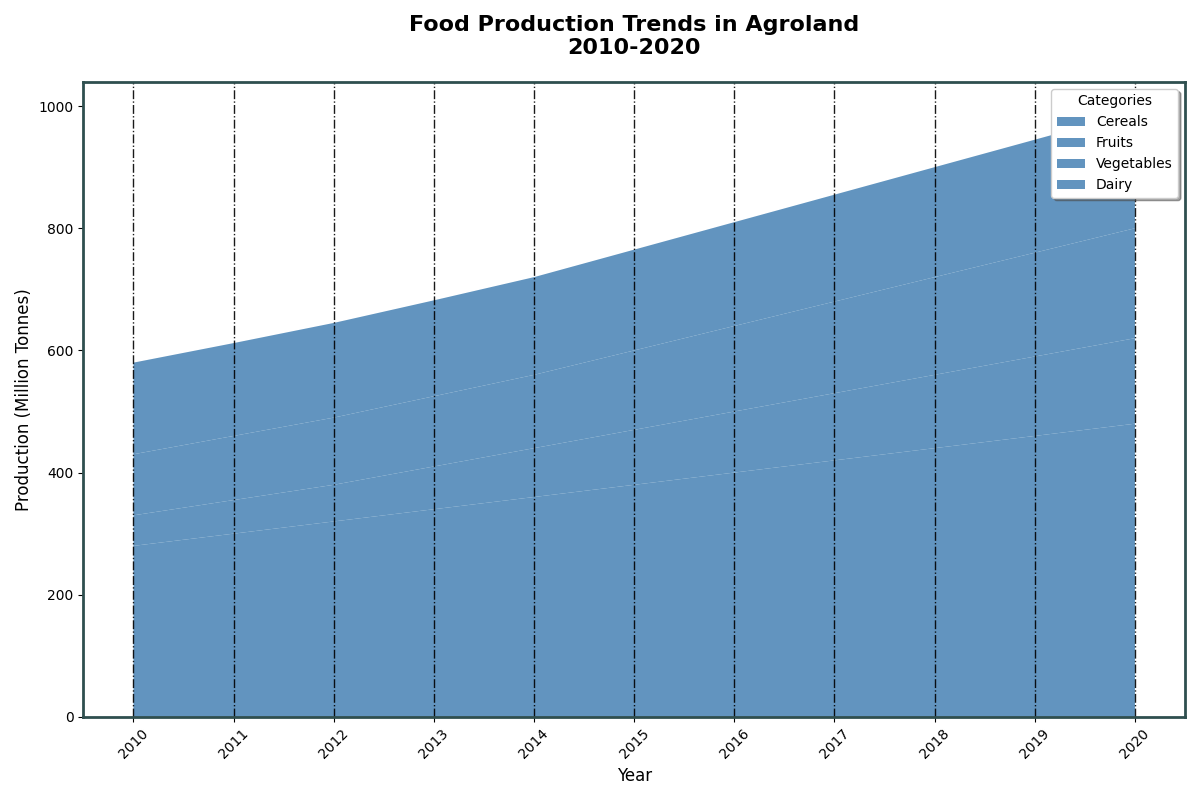

Here is the Python script that generated this plot:
import matplotlib.pyplot as plt
import numpy as np

years = np.arange(2010, 2021)
food_categories = ["Cereals", "Fruits", "Vegetables", "Dairy"]
cereals = [280, 300, 320, 340, 360, 380, 400, 420, 440, 460, 480]
fruits = [50, 55, 60, 70, 80, 90, 100, 110, 120, 130, 140]
vegetables = [100, 105, 110, 115, 120, 130, 140, 150, 160, 170, 180]
dairy = [150, 152, 155, 157, 160, 165, 170, 175, 180, 185, 190]

food_production = np.vstack([cereals, fruits, vegetables, dairy])

fig, ax = plt.subplots(figsize=(12, 8))
single_color = '#4682B4'
ax.stackplot(years, food_production, labels=food_categories, colors=[single_color]*len(food_categories), alpha=0.85)

ax.set_title('Food Production Trends in Agroland\n2010-2020', fontsize=16, fontweight='bold', pad=20)
ax.set_xlabel('Year', fontsize=12)
ax.set_ylabel('Production (Million Tonnes)', fontsize=12)

ax.set_xticks(years)
ax.set_xticklabels(years, rotation=45)

ax.legend(title='Categories', loc='upper right', fontsize=10, frameon=True, shadow=True)
ax.grid(color='black', linestyle='-.', linewidth=1.0, axis='x', alpha=0.9)

for spine in ax.spines.values():
    spine.set_edgecolor('darkslategray')
    spine.set_linewidth(2)

plt.tight_layout()
plt.show()
